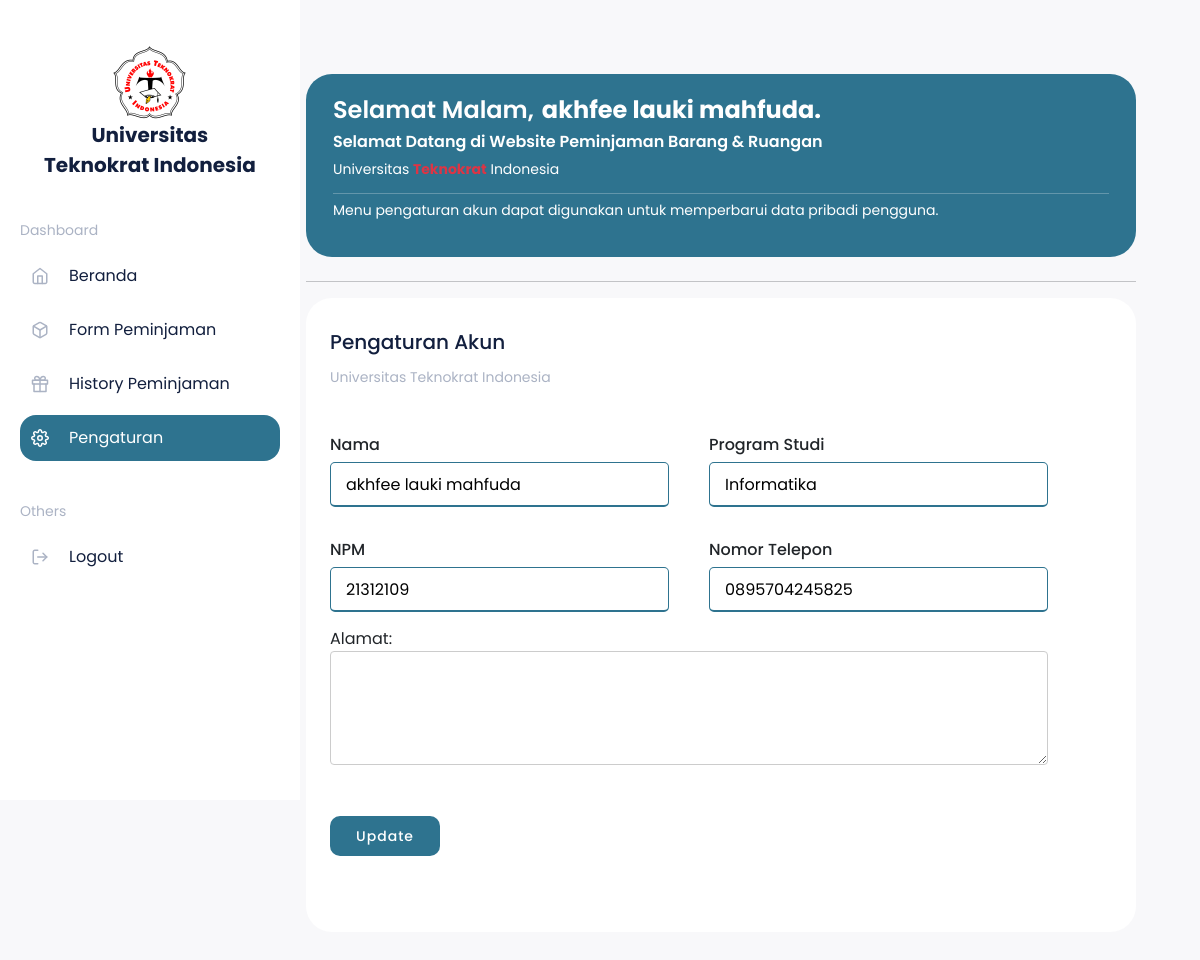
The app's page /Pengaturan.php (signed in) with its own data.
### tables this page shows
CREATE TABLE `tbl_user` (
  `id` int(11) NOT NULL AUTO_INCREMENT,
  `nama` varchar(255) DEFAULT NULL,
  `password` varchar(255) DEFAULT NULL,
  `npm` varchar(8) NOT NULL,
  `prodi` varchar(50) DEFAULT NULL,
  `no_tlp` varchar(50) DEFAULT NULL,
  `alamat` varchar(255) DEFAULT NULL,
  PRIMARY KEY (`id`,`npm`)
);

### function.php (called while the page is built, shortened)
<?php
$conn = mysqli_connect("localhost", "id20835467_webpeminjamankampus", "?FUG?c95?/\k[%a$", "id20835467_db_ta_web");
function ambildata($query)
{
    global $conn;
    $result = mysqli_query($conn, $query);
    $array = [];
    while ($row = mysqli_fetch_assoc($result)) {
        $array[] = $row;
    }
    return $array;
}

### Pengaturan.php (the view, shortened to what this page needs)
<?php
require "function.php";
$namaini = $_SESSION['nama'];
$update = ambildata("SELECT *FROM  tbl_user WHERE nama = '$namaini'");
?>
<!doctype html>
<html lang="en">
<head>
    <link href="https://cdn.jsdelivr.net/npm/bootstrap@5.1.3/dist/css/bootstrap.min.css" rel="stylesheet">
    <link rel="stylesheet" href="css/form.css">
    <link rel="stylesheet" href="./css/index.css">
</head>
<body>
    <div class="row">
        <div class="col-12 col-lg-3 col-navbar d-none d-xl-block">
            <aside class="sidebar">
                <a href="#" class="sidebar-logo">
                    <div class="d-flex  flex-column align-items-center">
                        <img style="height: 75px;
                        width: 75px;" src="img/UNIVERSITAS TEKNOKRAT.png" alt="">
                        <span>Universitas <br> Teknokrat Indonesia</span>
                    </div>
                </a>
                <h5 class="sidebar-title">Dashboard</h5>
                <a href="index.php" class="sidebar-item " onclick="toggleActive(this)">
                    <span>Beranda</span>
                </a>
                <a href="formpeminjaman.php" class="sidebar-item " onclick="toggleActive(this)">
                    <span>Form Peminjaman</span>
                </a>
                <a href="history.php" class="sidebar-item " onclick="toggleActive(this)">
                    <span>History Peminjaman</span>
                </a>
                <a href="#" class="sidebar-item active" onclick="toggleActive(this)">
                    <span>Pengaturan</span>
                </a>
                <h5 class="sidebar-title">Others</h5>
                <a href="logout.php" class="sidebar-item" onclick="toggleActive(this)">
                    <span>Logout</span>
                </a>
            </aside>
        </div>
        <div class="col-12 col-xl-9">
            <div class="nav">
            </div>
            <div class="content">
                <div class="col-12 col-md-8 col-lg-12">
                    <div class="statistics-card text-white" style="  background: #2e738f;">
                        <div class="d-flex justify-content-between align-items-center">
                            <div class="d-flex flex-column justify-content-between align-items-start">
                                <div class="d-flex flex-wrap">
                                    <p class="document-title text-white fw-semibold fs-4" style="margin-right: 8px; " id="showMessage"></p>
                                    <p class="document-title text-white fw-bold fs-4 "> <?php echo $_SESSION['nama'] ?>.</p>
                                </div>
                                <h2 class="document-title document-title text-white">Selamat Datang di Website Peminjaman Barang & Ruangan </h2>
                                <h2 class="content-desc text-white">Universitas <span class="text-danger fw-bold">Teknokrat</span> Indonesia</h2>
                            </div>
                        </div>
                        <hr class="mt-1 mb-1 p-0">
                        <h5 class="content-desc text-white">
                            Menu pengaturan akun dapat digunakan untuk memperbarui data pribadi pengguna.
                        </h5>
                    </div>
                    <hr class="mt-4 mb-3">
                    <div class="col-12 col-md-8 col-lg-12">
                        <div class="document-card">
                            <div class="d-flex justify-content-between flex-wrap ">
                                <div>
                                    <h2 class="content-title">Pengaturan Akun</h2>
                                    <h5 class="content-desc mb-4">Universitas Teknokrat Indonesia</h5>
                                </div>
                            </div>
                            <div class="content">
                                <form action="#" method="post">
                                    <div class="user-details">
                                        <div class="input-box">
                                            <span class="details">Nama</span>
                                            <input type="text" name="nama" placeholder="Masukkan Username" value="<?php echo $update[0]['nama'] ?>">
                                        </div>
                                        <div class=" input-box">
                                            <span class="details">Program Studi</span>
                                            <input type="text" name="prodi" placeholder="Masukkan Program Studi" value="<?php echo $update[0]['prodi'] ?>">
                                        </div>
                                        <div class=" input-box">
                                            <span class="details">NPM</span>
                                            <input type="number" name="npm" placeholder="Masukkan NPM" value="<?php echo $update[0]['npm'] ?>">
                                        </div>
                                        <div class=" input-box">
                                            <span class="details">Nomor Telepon</span>
                                            <input type="number" name="no_tlp" placeholder="Masukkan Nomor Telepon" value="<?php echo $update[0]['no_tlp'] ?>">
                                        </div>
                                        <label for=" alamat">Alamat:</label>
                                        <textarea id="alamat" name="alamat" rows="4" value="<?php echo $update[0]['alamat'] ?>"></textarea>
                                        <div class=" button">
                                            <input type="submit" name="submitupdate" value="Update">
                                        </div>
                                    </div>
                                </form>
                            </div>
                        </div>
                    </div>
                </div>
            </div>
</body>
</html>

### css/form.css (style rules this page uses)
* { margin: 0; padding: 0; box-sizing: border-box; font-family: "Poppins", sans-serif; }
.content form .user-details { display: flex; flex-wrap: wrap; justify-content: space-between; margin: 20px 0 12px 0; }
form .user-details .input-box { margin-bottom: 15px; width: calc(100% / 2 - 20px); }
form .input-box span.details { display: block; font-weight: 500; margin-bottom: 5px; }
.user-details .input-box input { height: 45px; width: 100%; outline: none; font-size: 16px; border-radius: 5px; padding-left: 15px; border: 1px solid #ccc; border-bottom-width: 2px; transition: all 0.3s ease; }
.user-details .input-box input:focus, .user-details .input-box input:valid { border-color: #2e738f; }
form .button { height: 45px; margin: 35px 0; }
form .button input { height: 40px; width: 110px; border-radius: 10px; border: none; color: #fff; font-size: 14px; font-weight: 500; letter-spacing: 1px; cursor: pointer; transition: all 0.3s ease; background-color: #2e738f; }
input[type="text"], select { width: 100%; padding: 8px; border: 1px solid #ccc; border-radius: 4px; box-sizing: border-box; margin-bottom: 16px; }
textarea { width: 100%; padding: 8px; border: 1px solid #ccc; border-radius: 4px; box-sizing: border-box; margin-bottom: 16px; resize: vertical; }

### css/index.css (style rules this page uses)
html, body { font-family: "Poppins"; font-style: normal; background-color: #f8f8fa; overflow-x: hidden; position: relative; }
aside { background-color: #fff; padding: 45px 20px 0px 20px; height: 100vh; overflow-y: scroll; position: fixed; top: 0; left: 0; z-index: 2; }
.sidebar-logo { display: flex; justify-content: space-between; align-items: center; text-decoration: none; }
.sidebar-logo span { font-weight: 700; text-align: center; font-size: 20px; color: #121f3e; }
.sidebar-title { font-weight: 400; font-size: 14px; line-height: 21px; color: #abb3c4; margin-top: 40px; margin-bottom: 12px; }
.sidebar-item { text-decoration: none; display: block; background: transparent; height: 46px; border-radius: 16px; padding: 0 11px; margin-bottom: 8px; display: flex; justify-content: flex-start; align-items: center; }
.sidebar-item.active { background: #2e738f; }
.sidebar-item.active span { color: #fff; }
.sidebar-item svg { width: 18px; height: 18px; margin-right: 20px; }
.sidebar-item span { font-weight: 400; font-size: 16px; line-height: 24px; color: #121f3e; }
.col-navbar { transition: 1s; }
.nav { display: flex; justify-content: space-between; align-items: center; flex-wrap: wrap; padding: 50px 14px 24px 14px; }
.content { padding: 10px 14px 24px 14px; }
.content-title { font-weight: 500; font-size: 20px; line-height: 30px; color: #121f3e; }
.content-title:first-of-type { margin-top: 5px; }
.content-desc { font-weight: 400; font-size: 14px; line-height: 24px; color: #abb3c4; }
.statistics-card { width: 100%; padding: 27px; background: #2e738f; border-radius: 26px; margin-bottom: 14px; }
@media (min-width: 1200px) { .statistics-card { margin-bottom: 10px; } }
.document-card { padding: 24px; background: #fff; border-radius: 26px; margin-bottom: 56px; }
.document-title { font-weight: 600; font-size: 16px; line-height: 14px; margin-top: 2px; color: #121f3e; }
@media (min-width: 1200px) { .sidebar-logo { padding: 0 24px; justify-content: center; } }
@media (min-width: 768px) { .nav { flex-wrap: nowrap; } }
@media (min-width: 1200px) { .nav { padding: 50px 64px 24px 0px; } }
@media (min-width: 1200px) { .content { padding: 0px 64px 0px 0px; } }

### Pengaturan.php (style rules this page uses)
.sidebar-item.active { background: #2e738f; }

### records on screen
tbl_user: nama "akhfee lauki mahfuda", prodi "Informatika", npm "21312109", no_tlp "0895704245825"

### other values on screen
$_SESSION['nama'] "akhfee lauki mahfuda"
